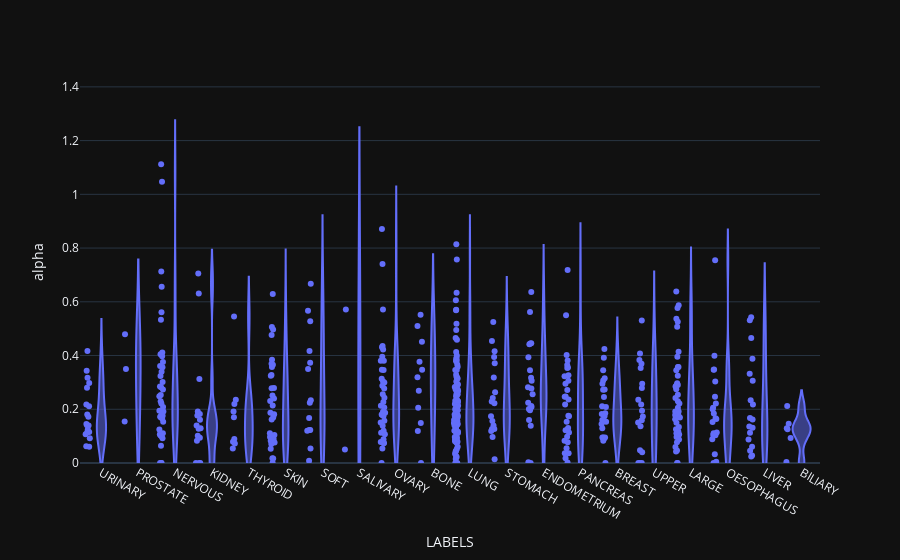

Notebook code cell kept with this figure:
### Code cell
import plotly.express as px

px.violin(corrected_df,
         x="LABELS",
         y="alpha",
          points='all',
          range_y=[0, 1.5],
         category_orders={"labels": corrected_df.groupby("LABELS").mean().sort_values('alpha',ascending=True).index.to_list()})

### Figure 1 — Plotly figure (JSON) as saved in the notebook; plotly's stock layout.template omitted (floating-point values rounded to 4 significant figures; data arrays with more than 128 entries replaced by an {"elided": "..."} marker saying what was removed)
{"data": [{"alignmentgroup": "True", "box": {"visible": false}, "hovertemplate": "LABELS=%{x}<br>alpha=%{y}<extra></extra>", "legendgroup": "", "marker": {"color": "#636efa"}, "name": "", "offsetgroup": "", "orientation": "v", "points": "all", "scalegroup": "True", "showlegend": false, "x": {"elided": "494 str values"}, "x0": " ", "xaxis": "x", "y": {"elided": "494 float values"}, "y0": " ", "yaxis": "y", "type": "violin"}], "layout": {"xaxis": {"anchor": "y", "domain": [0.0, 1.0], "title": {"text": "LABELS"}}, "yaxis": {"anchor": "x", "domain": [0.0, 1.0], "title": {"text": "alpha"}, "range": [0, 1.5]}, "legend": {"tracegroupgap": 0}, "margin": {"t": 60}, "violinmode": "group"}}
